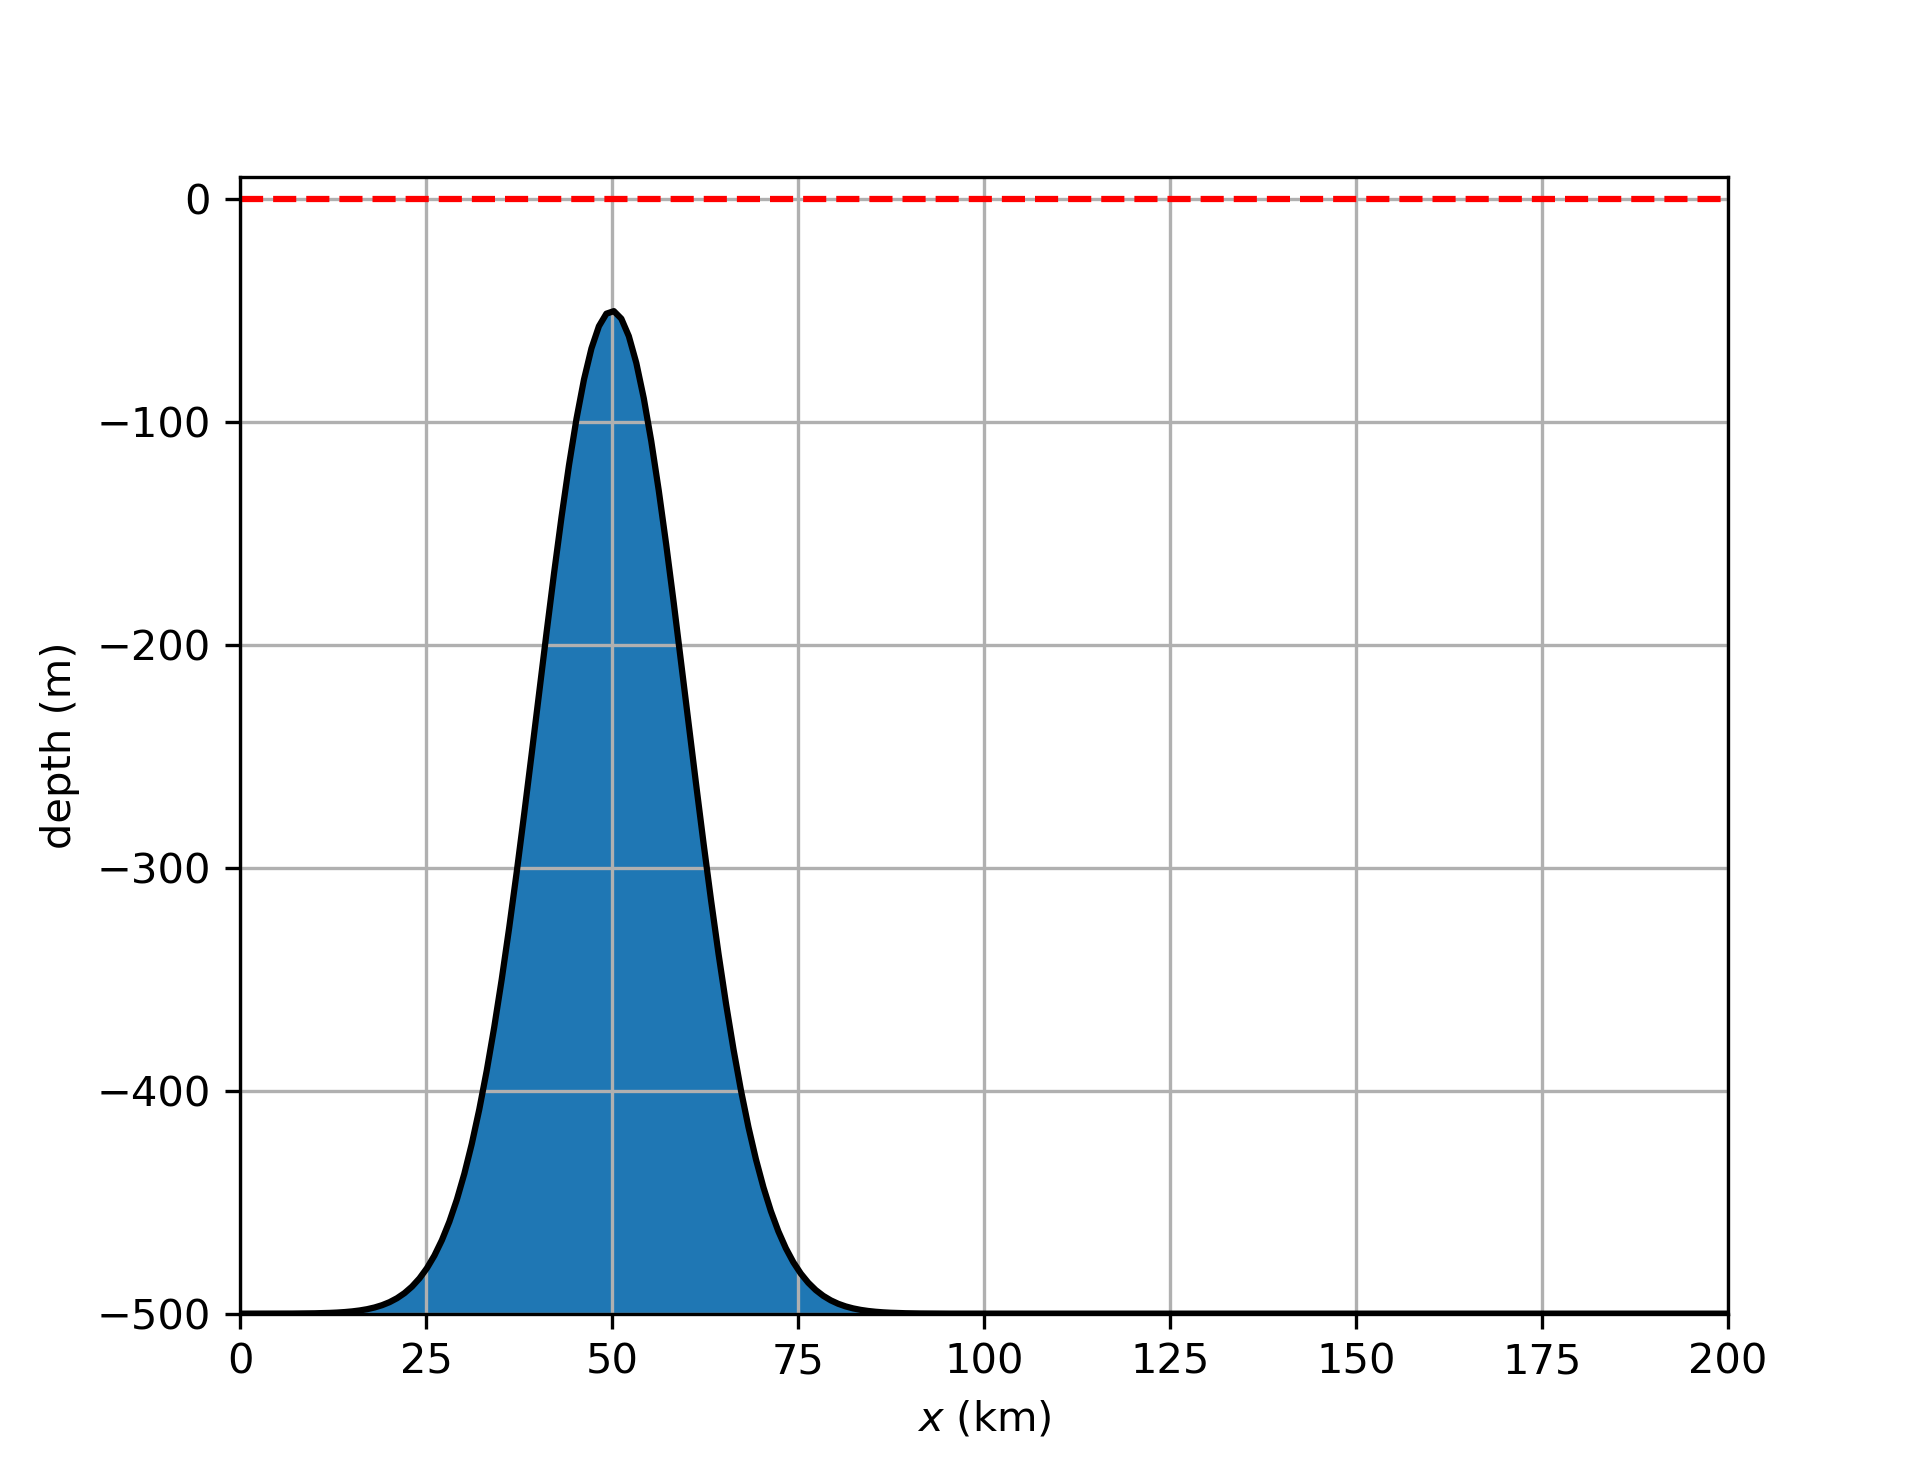

The Python source for this figure:
import numpy as np
import matplotlib.pyplot as plt

# Gaussian profile
def bottom_gauss(H0,sill_height,sill_position,sill_width):
    H = np.ones(Ndx)*H0
    gauss = sill_height*np.exp(-(np.linspace(-1,1,Ndx)-sill_position)**2/(2*sill_width**2))
    return H - gauss

L = 200e3
a,b = 0,L #Lower and upper boundaries of the domain
Ndx = 200 #Number of grid steps
dx = (b-a)/Ndx

x = np.linspace(a,b,Ndx)

H = bottom_gauss(500,450,-1/2,0.1)

plt.figure()
plt.plot(x/1000,-H,'k')
plt.axhline(y=0, color='r', linestyle='--')
plt.fill(x/1000,-H)
plt.xlim([x[0]/1000,x[-1]/1000])
plt.ylim([-500,10])
plt.xlabel(r'$x$ (km)')
plt.ylabel('depth (m)')
plt.grid()
plt.show()
plt.savefig('depth_profile.png',dpi=300)